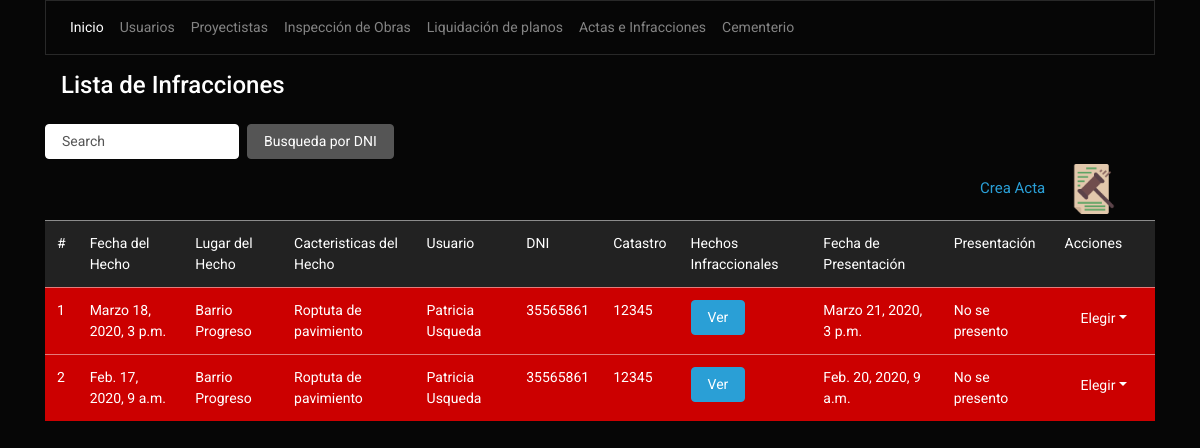
Screenshot of /notificacion/listar/ with the database file from the repository.
### notifica/models.py (models this page shows)
class Notifica(models.Model):
    fecha = models.DateTimeField(help_text='01/01/2020 09:00')
    lugar = models.CharField(max_length=60)
    caracteristicas = models.CharField(max_length=60)
    usuario = models.ForeignKey(Usuario,null=False, blank=False, on_delete=models.CASCADE)
    hechos = models.CharField(max_length=200)
    situacion = models.NullBooleanField(default=False)
    fecha_limite = models.DateTimeField(null=True, blank=True)
    fecha_presenta = models.DateField(null=True, blank=True)

### usuario/models.py (models this page shows, shortened)
class Usuario(models.Model):
    nombre = models.CharField(max_length=50)
    dni = models.CharField(max_length=8, unique=True)
    direccion = models.CharField(max_length=50, verbose_name='dirección')
    catastro = models.CharField(max_length=50)
    tel = models.CharField(max_length=10, null=True, blank=True)

### notifica/views.py (the view)
# urls.py: path('listar/', views.notifica_list, name='notifica_listar'),
def notifica_list(request):
    notifica = Notifica.objects.all()
    for i in notifica:
        i.fecha_limite = i.fecha + datetime.timedelta(days=3)
    paginator = Paginator(notifica, 7)
    page = request.GET.get('page')
    notifica = paginator.get_page(page)
    contexto = {'object_list':notifica, 'f_actual':datetime.datetime.now(timezone.utc)}
    return render(request,'notifica/notifica_list.html',contexto)

### templates/notifica/notifica_list.html (shortened to what this page needs)
{% extends 'base/base.html' %}
{% load static %}
{% block content %}
<h5 class="p-3">Lista de Infracciones</h5>
<form class="form-inline my-2 my-lg-0" type="get" method="POST" action="{%url 'notifica_buscar'%}">
    <input class="form-control mr-sm-2" type="text" placeholder="Search" name="buscalo" id="busca">
    <button class="btn btn-secondary my-2 my-sm-0" type="submit" href="" id="botonBus">Busqueda por DNI</button>
</form>
    <a class="navbar-brand float-right" href="{%url 'notifica_nuevo'%}" style="font-size:15px;">Crea Acta
        <img class="boton-circulo ecirculo" src="{% static 'img/papel.png' %}" style="width:50px;height:auto;">
    </a>
<table class="table table-hover">
    <thead>
    <tr class="table-light">
        <td scope="col">#</td>
        <td scope="col">Fecha del Hecho</td>
        <td scope="col">Lugar del Hecho</td>
        <td scope="col">Cacteristicas del Hecho</td>
        <td scope="col">Usuario</td>
        <td scope="col">DNI</td>
        <td scope="col">Catastro</td>
        <td scope="col">Hechos Infraccionales</td>
        <td scope="col">Fecha de Presentación</td>
        <td scope="col">Presentación</td>
        <td scope="col">Acciones</td>
    </tr>
    </thead>
    <tbody>
            {% if object_list%}
            {%for notifica in object_list%}
                {% if notifica.situacion == True %}
        <tr class="table-success">
                {% elif f_actual < notifica.fecha_limite and notifica.situacion == False %}
            <tr class="table-light">
                {% elif f_actual > notifica.fecha_limite %}
            <tr class="table-danger">
                    {% endif %}
            <td>{{notifica.id}}</td>
            <td>{{notifica.fecha}}</td>
            <td>{{notifica.lugar}}</td>
            <td>{{notifica.caracteristicas}}</td>
            <td>{{notifica.usuario.nombre}}</td>
                <td>{{notifica.usuario.dni}}</td>
                <td>{{notifica.usuario.catastro}}</td>
                <td><a class="btn btn-primary" href="{%url 'dato_notifica' notifica.id %}">Ver</a></td>
                <td>{{notifica.fecha_limite}}</td>
            {% if notifica.situacion == False %}
            <td>No se presento</td>
            {% elif notifica.situacion == True %}
             <td>{{notifica.fecha_presenta}}</td>
            {% endif %}
                <td>
                    <ul class="nav nav-pills">
                        <li class="nav-item dropdown">
                            <a class="nav-link dropdown-toggle" data-toggle="dropdown" href="#" role="button" aria-haspopup="true" aria-expanded="false">Elegir</a>
                        </li>
                    </ul>
                </td>
        </tr>
        {%endfor%}
        {% else %}
        <div class="alert alert-dismissible alert-success">
          <button type="button" class="close" data-dismiss="alert">&times;</button>
          <strong>Ups! </strong>tú registro esta vacio, <a href="{% url 'notifica_nuevo' %}" class="alert-link">ingresa uno</a>.
        </div>
        {%endif%}
    </tbody>
</table>
{% endblock%}

### static/css/estilos.css (style rules this page uses)
.boton-circulo { width: 120px; margin-left:20px; margin-right:20px; }

### rows the page displays
Notifica: id "1", fecha "Marzo 18, 2020, 3 p.m.", lugar "Barrio Progreso", caracteristicas "Roptuta de pavimiento", usuario.nombre "Patricia Usqueda", usuario.dni "35565861", usuario.catastro "12345", fecha_limite "Marzo 21, 2020, 3 p.m.", situacion "No se presento"
Notifica: id "2", fecha "Feb. 17, 2020, 9 a.m.", lugar "Barrio Progreso", caracteristicas "Roptuta de pavimiento", usuario.nombre "Patricia Usqueda", usuario.dni "35565861", usuario.catastro "12345", fecha_limite "Feb. 20, 2020, 9 a.m.", situacion "No se presento"
